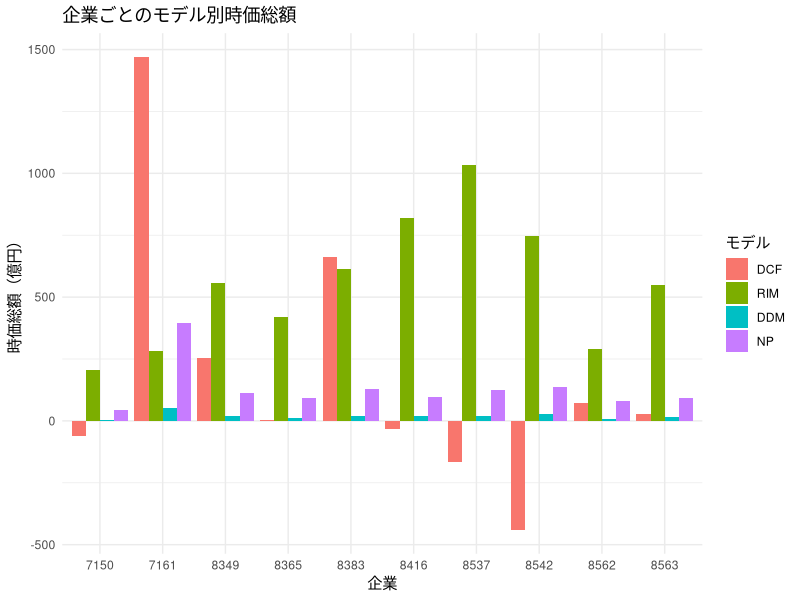
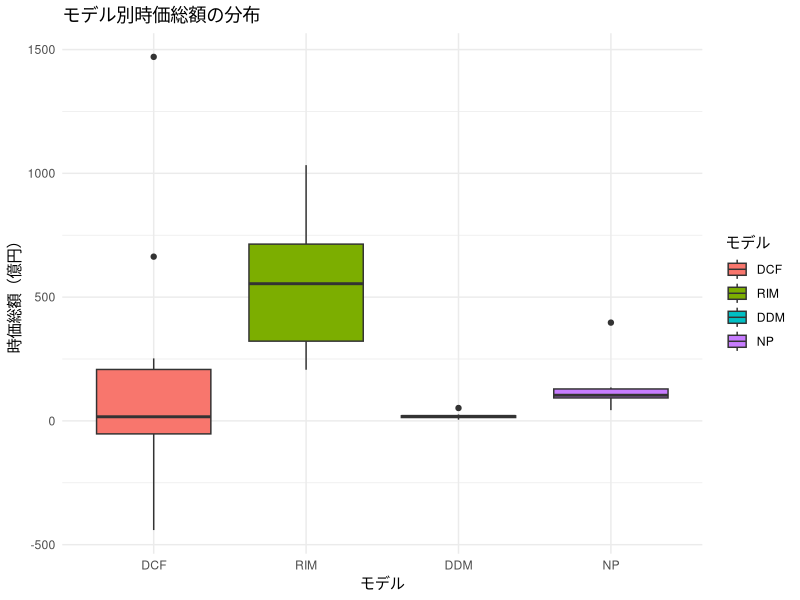
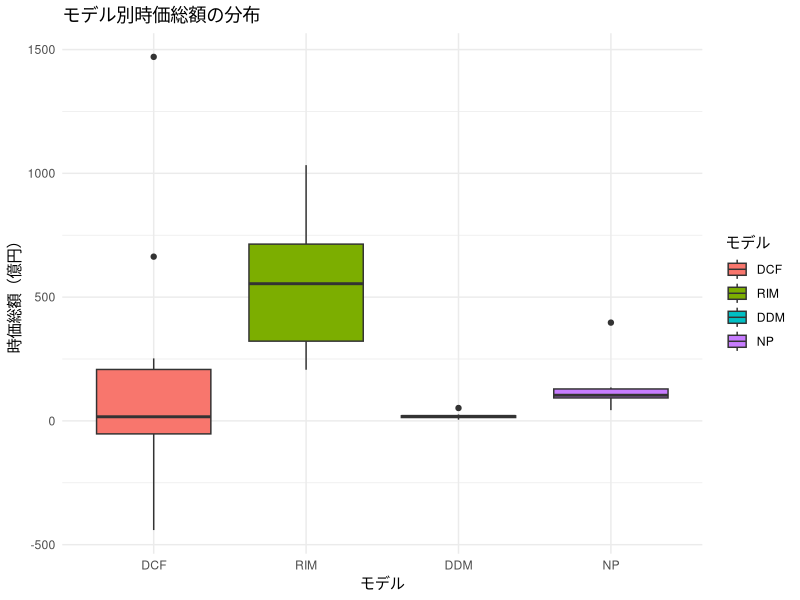

R code for these plots, in order:
library(tidyverse)
df <- read_csv("Valuation_results.csv")
df


#円に戻す
df$DCF_value <- df$DCF_value *1e6 
df$RIM_value <- df$RIM_value *1e6
df$DDM_value <- df$DDM_value *1e6

#億
df$DCF_value <- df$DCF_value /1e8 
df$RIM_value <- df$RIM_value /1e8
df$DDM_value <- df$DDM_value /1e8
df$NP_latest <- df$NP_latest /1e8



df_plot <- df[, c("df", "DCF_value", "RIM_value", "DDM_value", "NP_latest")]
df_plot$df <- as.character(df_plot$df)
# wide → long 形式に変換
df_long <- pivot_longer(df_plot, cols = c("DCF_value", "RIM_value", "DDM_value", "NP_latest"),
                        names_to = "モデル", values_to = "時価総額")

# モデル名を整形（末尾の "_value" を削除）
df_long$モデル <- sub("_value|_latest", "", df_long$モデル)




df_long$モデル <- factor(df_long$モデル, levels = c("DCF", "RIM", "DDM", "NP"))
# グラフ作成

#2. 各企業の最大時価総額モデルを判定
df_long <- df_long %>%
  group_by(df) %>%
  mutate(最大モデル = ifelse(時価総額 == max(時価総額), TRUE, FALSE)) %>%
  ungroup()

# 3. 企業ごとのモデル別時価総額グラフ
p1 <- ggplot(df_long, aes(x = df, y = 時価総額, fill = モデル)) +
  geom_bar(stat = "identity", position = position_dodge()) +
  labs(title = "企業ごとのモデル別時価総額",
       x = "企業", y = "時価総額（億円）") +
  theme_minimal()

print(p1)

# 4. モデル別平均時価総額
model_summary <- df_long %>%
  group_by(モデル) %>%
  summarise(
    平均 = mean(時価総額),
    中央値 = median(時価総額),
    最大 = max(時価総額),
    最小 = min(時価総額),
    SD = sd(時価総額)
  )

print(model_summary)

# 5. モデル別分布（箱ひげ図）
p2 <- ggplot(df_long, aes(x = モデル, y = 時価総額, fill = モデル)) +
  geom_boxplot() +
  labs(title = "モデル別時価総額の分布",
       x = "モデル", y = "時価総額（億円）") +
  theme_minimal()

print(p2)

# p2 はモデル別分布の箱ひげ図
ggsave("モデル別時価総額分布.png", plot = p2,
       width = 6, height = 5, dpi = 600)



# 6. 優位モデルの企業数を集計
dominant_model <- df_long %>%
  filter(最大モデル) %>%
  group_by(モデル) %>%
  summarise(企業数 = n())

print(dominant_model)
